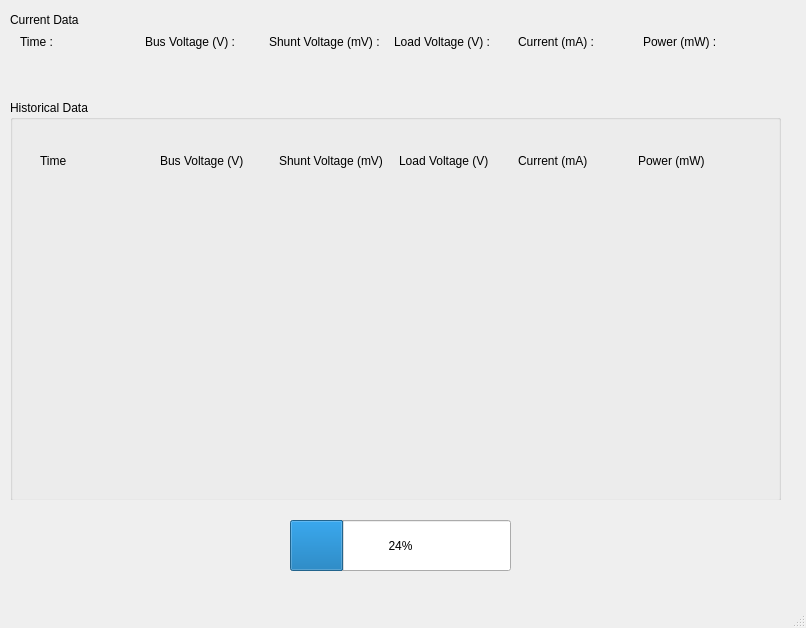
<?xml version="1.0" encoding="UTF-8"?>
<ui version="4.0">
 <class>MainWindow</class>
 <widget class="QMainWindow" name="MainWindow">
  <property name="geometry">
   <rect>
    <x>0</x>
    <y>0</y>
    <width>806</width>
    <height>628</height>
   </rect>
  </property>
  <property name="windowTitle">
   <string>MainWindow</string>
  </property>
  <widget class="QWidget" name="centralwidget">
   <widget class="QWidget" name="layoutWidget1" native="true">
    <property name="geometry">
     <rect>
      <x>10</x>
      <y>30</y>
      <width>771</width>
      <height>71</height>
     </rect>
    </property>
    <widget class="QWidget" name="layoutWidget">
     <property name="geometry">
      <rect>
       <x>10</x>
       <y>0</y>
       <width>741</width>
       <height>51</height>
      </rect>
     </property>
     <layout class="QHBoxLayout" name="horizontalLayout_2">
      <item>
       <layout class="QVBoxLayout" name="verticalLayoutTime">
        <item>
         <widget class="QLabel" name="currentTimeLabel">
          <property name="text">
           <string>Time :</string>
          </property>
         </widget>
        </item>
        <item>
         <widget class="QLabel" name="currentTimeValue">
          <property name="text">
           <string/>
          </property>
         </widget>
        </item>
       </layout>
      </item>
      <item>
       <layout class="QVBoxLayout" name="verticalLayoutVoltage">
        <item>
         <widget class="QLabel" name="busVoltageLabel">
          <property name="text">
           <string>Bus Voltage (V) :</string>
          </property>
         </widget>
        </item>
        <item>
         <widget class="QLabel" name="currentBusVoltageValue">
          <property name="text">
           <string/>
          </property>
         </widget>
        </item>
       </layout>
      </item>
      <item>
       <layout class="QVBoxLayout" name="verticalLayoutCurrent">
        <item>
         <widget class="QLabel" name="shuntVoltageLabel">
          <property name="text">
           <string>Shunt Voltage (mV) :</string>
          </property>
         </widget>
        </item>
        <item>
         <widget class="QLabel" name="currentShuntVoltageValue">
          <property name="text">
           <string/>
          </property>
         </widget>
        </item>
       </layout>
      </item>
      <item>
       <layout class="QVBoxLayout" name="verticalLayoutPower">
        <item>
         <widget class="QLabel" name="loadVoltageLabel">
          <property name="text">
           <string>Load Voltage (V) :</string>
          </property>
         </widget>
        </item>
        <item>
         <widget class="QLabel" name="currentLoadVoltageValue">
          <property name="text">
           <string/>
          </property>
         </widget>
        </item>
       </layout>
      </item>
      <item>
       <layout class="QVBoxLayout" name="verticalLayoutEnergy">
        <item>
         <widget class="QLabel" name="currentLabel">
          <property name="text">
           <string>Current (mA) :</string>
          </property>
         </widget>
        </item>
        <item>
         <widget class="QLabel" name="currentCurrentValue">
          <property name="text">
           <string/>
          </property>
         </widget>
        </item>
       </layout>
      </item>
      <item>
       <layout class="QVBoxLayout" name="verticalLayoutFrequency">
        <item>
         <widget class="QLabel" name="powerLabel">
          <property name="text">
           <string>Power (mW) :</string>
          </property>
         </widget>
        </item>
        <item>
         <widget class="QLabel" name="currentPowerValue">
          <property name="text">
           <string/>
          </property>
         </widget>
        </item>
       </layout>
      </item>
     </layout>
    </widget>
   </widget>
   <widget class="QProgressBar" name="batteryProgressBar">
    <property name="geometry">
     <rect>
      <x>290</x>
      <y>520</y>
      <width>221</width>
      <height>51</height>
     </rect>
    </property>
    <property name="value">
     <number>24</number>
    </property>
   </widget>
   <widget class="QWidget" name="centralwidget_2" native="true">
    <property name="geometry">
     <rect>
      <x>10</x>
      <y>100</y>
      <width>771</width>
      <height>400</height>
     </rect>
    </property>
    <widget class="QGroupBox" name="historicalDataGroupBox">
     <property name="geometry">
      <rect>
       <x>0</x>
       <y>0</y>
       <width>771</width>
       <height>401</height>
      </rect>
     </property>
     <property name="title">
      <string>Historical Data</string>
     </property>
     <widget class="QWidget" name="widget" native="true">
      <property name="geometry">
       <rect>
        <x>10</x>
        <y>40</y>
        <width>751</width>
        <height>351</height>
       </rect>
      </property>
      <widget class="QWidget" name="layoutWidget_2">
       <property name="geometry">
        <rect>
         <x>20</x>
         <y>10</y>
         <width>711</width>
         <height>22</height>
        </rect>
       </property>
       <layout class="QHBoxLayout" name="historicalHeaderLayout">
        <item>
         <widget class="QLabel" name="historicalTimeHeaderLabel">
          <property name="text">
           <string>Time</string>
          </property>
         </widget>
        </item>
        <item>
         <widget class="QLabel" name="historicalBusVoltageHeaderLabel">
          <property name="text">
           <string>Bus Voltage (V)</string>
          </property>
         </widget>
        </item>
        <item>
         <widget class="QLabel" name="historicalShuntVoltageHeaderLabel">
          <property name="text">
           <string>Shunt Voltage (mV)</string>
          </property>
         </widget>
        </item>
        <item>
         <widget class="QLabel" name="historicaLoadVoltageHeaderLabel">
          <property name="text">
           <string>Load Voltage (V)</string>
          </property>
         </widget>
        </item>
        <item>
         <widget class="QLabel" name="historicalECurrentHeaderLabel">
          <property name="text">
           <string>Current (mA)</string>
          </property>
         </widget>
        </item>
        <item>
         <widget class="QLabel" name="historicalPowerHeaderLabel">
          <property name="text">
           <string>Power (mW)</string>
          </property>
         </widget>
        </item>
       </layout>
      </widget>
      <widget class="QWidget" name="layoutWidget_3">
       <property name="geometry">
        <rect>
         <x>20</x>
         <y>40</y>
         <width>711</width>
         <height>22</height>
        </rect>
       </property>
       <layout class="QHBoxLayout" name="historicalDataLayout1">
        <item>
         <widget class="QLabel" name="historicalTimeLabel1">
          <property name="text">
           <string/>
          </property>
         </widget>
        </item>
        <item>
         <widget class="QLabel" name="historicalBusVoltageLabel1">
          <property name="text">
           <string/>
          </property>
         </widget>
        </item>
        <item>
         <widget class="QLabel" name="historicalShuntVoltageLabel1">
          <property name="text">
           <string/>
          </property>
         </widget>
        </item>
        <item>
         <widget class="QLabel" name="historicalLoadVoltageLabel1">
          <property name="text">
           <string/>
          </property>
         </widget>
        </item>
        <item>
         <widget class="QLabel" name="historicalCurrentLabel1">
          <property name="text">
           <string/>
          </property>
         </widget>
        </item>
        <item>
         <widget class="QLabel" name="historicalPowerLabel1">
          <property name="text">
           <string/>
          </property>
         </widget>
        </item>
       </layout>
      </widget>
      <widget class="QWidget" name="layoutWidget_4">
       <property name="geometry">
        <rect>
         <x>20</x>
         <y>70</y>
         <width>711</width>
         <height>22</height>
        </rect>
       </property>
       <layout class="QHBoxLayout" name="historicalDataLayout2">
        <item>
         <widget class="QLabel" name="historicalTimeLabel2">
          <property name="text">
           <string/>
          </property>
         </widget>
        </item>
        <item>
         <widget class="QLabel" name="historicalBusVoltageLabel2">
          <property name="text">
           <string/>
          </property>
         </widget>
        </item>
        <item>
         <widget class="QLabel" name="historicalShuntVoltageLabel2">
          <property name="text">
           <string/>
          </property>
         </widget>
        </item>
        <item>
         <widget class="QLabel" name="historicalLoadVoltageLabel2">
          <property name="text">
           <string/>
          </property>
         </widget>
        </item>
        <item>
         <widget class="QLabel" name="historicalCurrentLabel2">
          <property name="text">
           <string/>
          </property>
         </widget>
        </item>
        <item>
         <widget class="QLabel" name="historicalPowerLabel2">
          <property name="text">
           <string/>
          </property>
         </widget>
        </item>
       </layout>
      </widget>
      <widget class="QWidget" name="layoutWidget_5">
       <property name="geometry">
        <rect>
         <x>20</x>
         <y>100</y>
         <width>711</width>
         <height>22</height>
        </rect>
       </property>
       <layout class="QHBoxLayout" name="historicalDataLayout3">
        <item>
         <widget class="QLabel" name="historicalTimeLabel3">
          <property name="text">
           <string/>
          </property>
         </widget>
        </item>
        <item>
         <widget class="QLabel" name="historicalBusVoltageLabel3">
          <property name="text">
           <string/>
          </property>
         </widget>
        </item>
        <item>
         <widget class="QLabel" name="historicalShuntVoltageLabel3">
          <property name="text">
           <string/>
          </property>
         </widget>
        </item>
        <item>
         <widget class="QLabel" name="historicalLoadVoltageLabel3">
          <property name="text">
           <string/>
          </property>
         </widget>
        </item>
        <item>
         <widget class="QLabel" name="historicalCurrentLabel3">
          <property name="text">
           <string/>
          </property>
         </widget>
        </item>
        <item>
         <widget class="QLabel" name="historicalPowerLabel3">
          <property name="text">
           <string/>
          </property>
         </widget>
        </item>
       </layout>
      </widget>
      <widget class="QWidget" name="layoutWidget_6">
       <property name="geometry">
        <rect>
         <x>20</x>
         <y>130</y>
         <width>711</width>
         <height>22</height>
        </rect>
       </property>
       <layout class="QHBoxLayout" name="historicalDataLayout4">
        <item>
         <widget class="QLabel" name="historicalTimeLabel4">
          <property name="text">
           <string/>
          </property>
         </widget>
        </item>
        <item>
         <widget class="QLabel" name="historicalBusVoltageLabel4">
          <property name="text">
           <string/>
          </property>
         </widget>
        </item>
        <item>
         <widget class="QLabel" name="historicalShuntVoltageLabel4">
          <property name="text">
           <string/>
          </property>
         </widget>
        </item>
        <item>
         <widget class="QLabel" name="historicalLoadVoltageLabel4">
          <property name="text">
           <string/>
          </property>
         </widget>
        </item>
        <item>
         <widget class="QLabel" name="historicalCurrentLabel4">
          <property name="text">
           <string/>
          </property>
         </widget>
        </item>
        <item>
         <widget class="QLabel" name="historicalPowerLabel4">
          <property name="text">
           <string/>
          </property>
         </widget>
        </item>
       </layout>
      </widget>
      <widget class="QWidget" name="layoutWidget_7">
       <property name="geometry">
        <rect>
         <x>20</x>
         <y>160</y>
         <width>711</width>
         <height>22</height>
        </rect>
       </property>
       <layout class="QHBoxLayout" name="historicalDataLayout5">
        <item>
         <widget class="QLabel" name="historicalTimeLabel5">
          <property name="text">
           <string/>
          </property>
         </widget>
        </item>
        <item>
         <widget class="QLabel" name="historicalBusVoltageLabel5">
          <property name="text">
           <string/>
          </property>
         </widget>
        </item>
        <item>
         <widget class="QLabel" name="historicalShuntVoltageLabel5">
          <property name="text">
           <string/>
          </property>
         </widget>
        </item>
        <item>
         <widget class="QLabel" name="historicalLoadVoltageLabel5">
          <property name="text">
           <string/>
          </property>
         </widget>
        </item>
        <item>
         <widget class="QLabel" name="historicalCurrentLabel5">
          <property name="text">
           <string/>
          </property>
         </widget>
        </item>
        <item>
         <widget class="QLabel" name="historicalPowerLabel5">
          <property name="text">
           <string/>
          </property>
         </widget>
        </item>
       </layout>
      </widget>
      <widget class="QWidget" name="layoutWidget_8">
       <property name="geometry">
        <rect>
         <x>20</x>
         <y>190</y>
         <width>711</width>
         <height>22</height>
        </rect>
       </property>
       <layout class="QHBoxLayout" name="historicalDataLayout6">
        <item>
         <widget class="QLabel" name="historicalTimeLabel6">
          <property name="text">
           <string/>
          </property>
         </widget>
        </item>
        <item>
         <widget class="QLabel" name="historicalBusVoltageLabel6">
          <property name="text">
           <string/>
          </property>
         </widget>
        </item>
        <item>
         <widget class="QLabel" name="historicalShuntVoltageLabel6">
          <property name="text">
           <string/>
          </property>
         </widget>
        </item>
        <item>
         <widget class="QLabel" name="historicalLoadVoltageLabel6">
          <property name="text">
           <string/>
          </property>
         </widget>
        </item>
        <item>
         <widget class="QLabel" name="historicalCurrentLabel6">
          <property name="text">
           <string/>
          </property>
         </widget>
        </item>
        <item>
         <widget class="QLabel" name="historicalPowerLabel6">
          <property name="text">
           <string/>
          </property>
         </widget>
        </item>
       </layout>
      </widget>
      <widget class="QWidget" name="layoutWidget_9">
       <property name="geometry">
        <rect>
         <x>20</x>
         <y>220</y>
         <width>711</width>
         <height>22</height>
        </rect>
       </property>
       <layout class="QHBoxLayout" name="historicalDataLayout7">
        <item>
         <widget class="QLabel" name="historicalTimeLabel7">
          <property name="text">
           <string/>
          </property>
         </widget>
        </item>
        <item>
         <widget class="QLabel" name="historicalBusVoltageLabel7">
          <property name="text">
           <string/>
          </property>
         </widget>
        </item>
        <item>
         <widget class="QLabel" name="historicalShuntVoltageLabel7">
          <property name="text">
           <string/>
          </property>
         </widget>
        </item>
        <item>
         <widget class="QLabel" name="historicalLoadVoltageLabel7">
          <property name="text">
           <string/>
          </property>
         </widget>
        </item>
        <item>
         <widget class="QLabel" name="historicalCurrentLabel7">
          <property name="text">
           <string/>
          </property>
         </widget>
        </item>
        <item>
         <widget class="QLabel" name="historicalPowerLabel7">
          <property name="text">
           <string/>
          </property>
         </widget>
        </item>
       </layout>
      </widget>
      <widget class="QWidget" name="layoutWidget_10">
       <property name="geometry">
        <rect>
         <x>20</x>
         <y>250</y>
         <width>711</width>
         <height>22</height>
        </rect>
       </property>
       <layout class="QHBoxLayout" name="historicalDataLayout8">
        <item>
         <widget class="QLabel" name="historicalTimeLabel8">
          <property name="text">
           <string/>
          </property>
         </widget>
        </item>
        <item>
         <widget class="QLabel" name="historicalBusVoltageLabel8">
          <property name="text">
           <string/>
          </property>
         </widget>
        </item>
        <item>
         <widget class="QLabel" name="historicalShuntVoltageLabel8">
          <property name="text">
           <string/>
          </property>
         </widget>
        </item>
        <item>
         <widget class="QLabel" name="historicalLoadVoltageLabel8">
          <property name="text">
           <string/>
          </property>
         </widget>
        </item>
        <item>
         <widget class="QLabel" name="historicalCurrentLabel8">
          <property name="text">
           <string/>
          </property>
         </widget>
        </item>
        <item>
         <widget class="QLabel" name="historicalPowerLabel8">
          <property name="text">
           <string/>
          </property>
         </widget>
        </item>
       </layout>
      </widget>
      <widget class="QWidget" name="layoutWidget_11">
       <property name="geometry">
        <rect>
         <x>20</x>
         <y>280</y>
         <width>711</width>
         <height>22</height>
        </rect>
       </property>
       <layout class="QHBoxLayout" name="historicalDataLayout9">
        <item>
         <widget class="QLabel" name="historicalTimeLabel9">
          <property name="text">
           <string/>
          </property>
         </widget>
        </item>
        <item>
         <widget class="QLabel" name="historicalBusVoltageLabel9">
          <property name="text">
           <string/>
          </property>
         </widget>
        </item>
        <item>
         <widget class="QLabel" name="historicalShuntVoltageLabel9">
          <property name="text">
           <string/>
          </property>
         </widget>
        </item>
        <item>
         <widget class="QLabel" name="historicalLoadVoltageLabel9">
          <property name="text">
           <string/>
          </property>
         </widget>
        </item>
        <item>
         <widget class="QLabel" name="historicalCurrentLabel9">
          <property name="text">
           <string/>
          </property>
         </widget>
        </item>
        <item>
         <widget class="QLabel" name="historicalPowerLabel9">
          <property name="text">
           <string/>
          </property>
         </widget>
        </item>
       </layout>
      </widget>
      <widget class="QWidget" name="layoutWidget_12">
       <property name="geometry">
        <rect>
         <x>20</x>
         <y>310</y>
         <width>711</width>
         <height>22</height>
        </rect>
       </property>
       <layout class="QHBoxLayout" name="historicalDataLayout10">
        <item>
         <widget class="QLabel" name="historicalTimeLabel10">
          <property name="text">
           <string/>
          </property>
         </widget>
        </item>
        <item>
         <widget class="QLabel" name="historicalBusVoltageLabel10">
          <property name="text">
           <string/>
          </property>
         </widget>
        </item>
        <item>
         <widget class="QLabel" name="historicalShuntVoltageLabel10">
          <property name="text">
           <string/>
          </property>
         </widget>
        </item>
        <item>
         <widget class="QLabel" name="historicalLoadVoltageLabel10">
          <property name="text">
           <string/>
          </property>
         </widget>
        </item>
        <item>
         <widget class="QLabel" name="historicalCurrentLabel10">
          <property name="text">
           <string/>
          </property>
         </widget>
        </item>
        <item>
         <widget class="QLabel" name="historicalPowerLabel10">
          <property name="text">
           <string/>
          </property>
         </widget>
        </item>
       </layout>
      </widget>
     </widget>
    </widget>
   </widget>
   <widget class="QLabel" name="label">
    <property name="geometry">
     <rect>
      <x>10</x>
      <y>10</y>
      <width>91</width>
      <height>20</height>
     </rect>
    </property>
    <property name="text">
     <string>Current Data</string>
    </property>
   </widget>
  </widget>
  <widget class="QMenuBar" name="menubar">
   <property name="geometry">
    <rect>
     <x>0</x>
     <y>0</y>
     <width>806</width>
     <height>25</height>
    </rect>
   </property>
  </widget>
  <widget class="QStatusBar" name="statusbar"/>
 </widget>
 <resources/>
 <connections/>
</ui>
